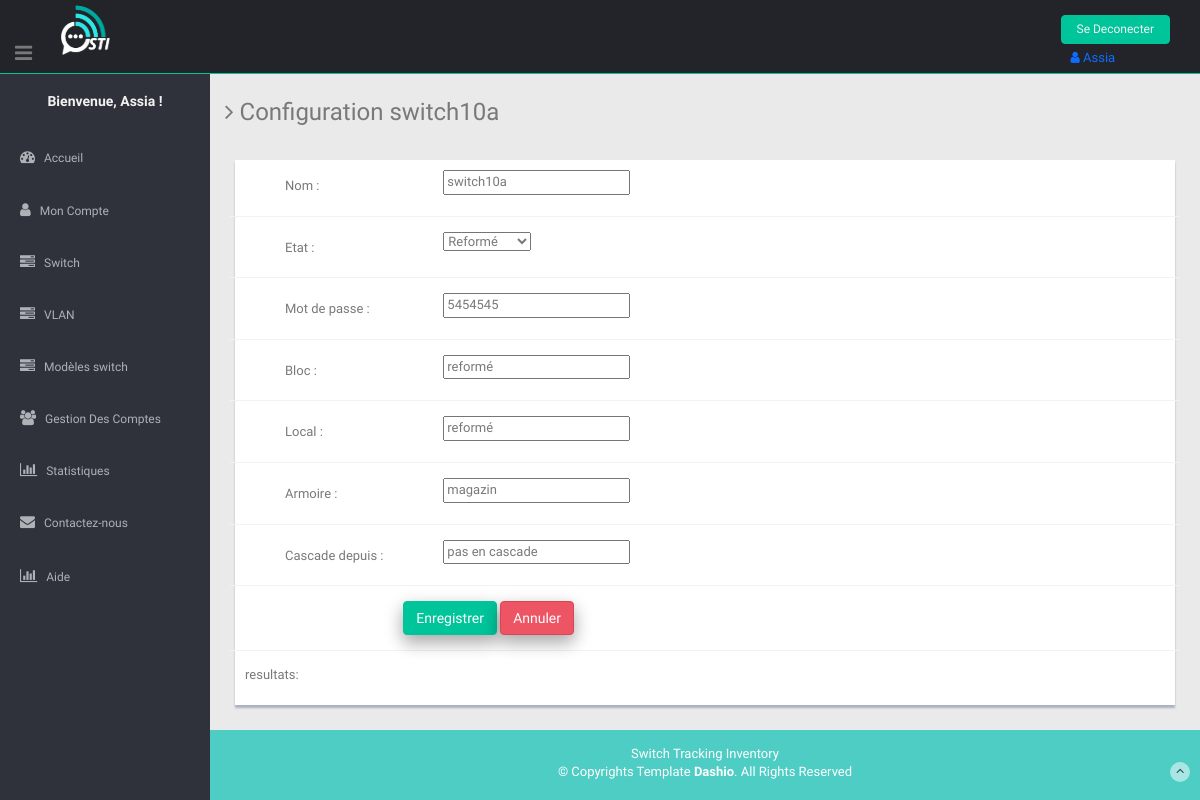
Before: /app_principal/switch/35/configurer (signed in) with the older database file.
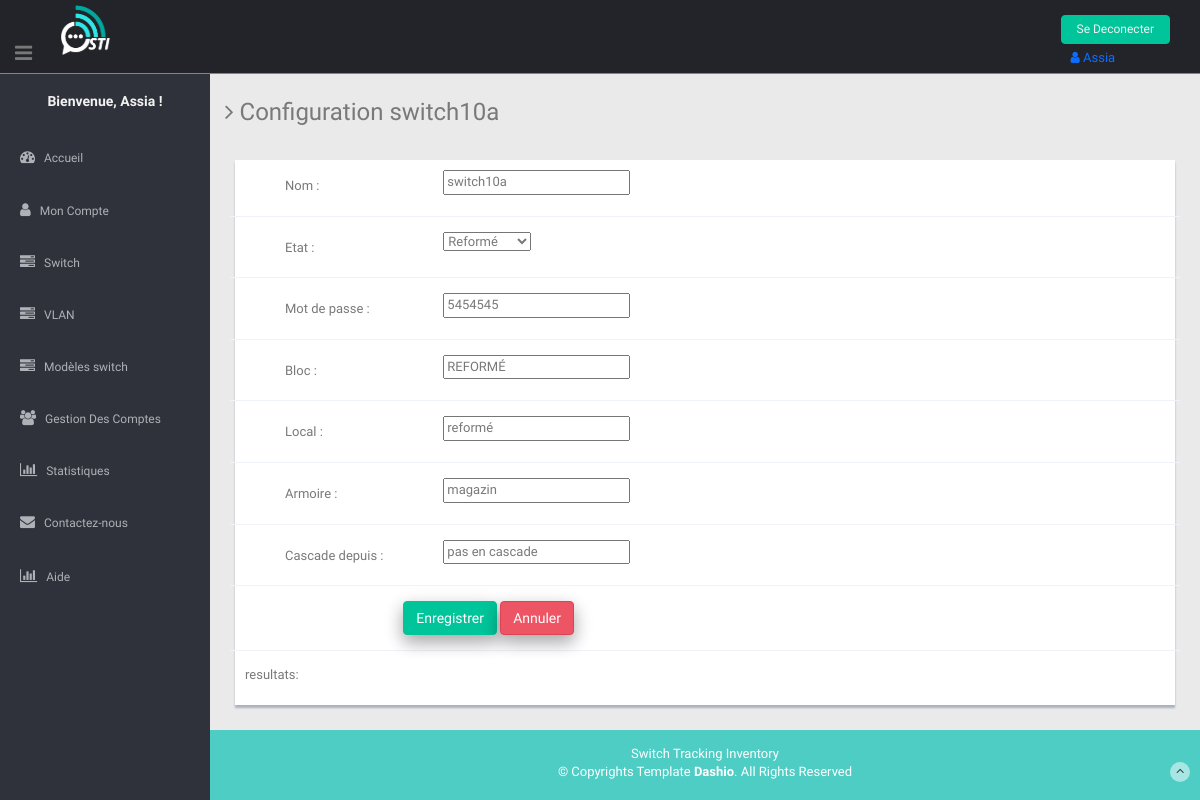
After: the same page with the newer database file.
### app_principal/models.py (models this page shows, shortened)
class switch(models.Model):  # on peut creer les ports d'un switch a partir d'un objet "switch" : switch_objet.port_set.create(num_port=...,type_port=...etc)
    passif = 'Passif'
    actif = 'Actif'
    reforme = 'Reformé'
    defectueux= 'Défectueux'
    choix_etat = [
        (defectueux, 'Défectueux'),
        (passif, 'Passif'),
        (reforme, 'Reformé'),
        (actif, 'Actif'),
    ]
    nom = models.CharField(max_length=50)
    marque = models.CharField(max_length=50, default='Cisco')
    modele = models.CharField(max_length=50)
    bloc = models.CharField(max_length=25, default="pas configuré")
    local = models.CharField(max_length=25, default="magazin")
    armoire = models.CharField(max_length=25, default="pas configuré")
    inventaire = models.CharField(max_length=50, unique=True,)
    serie = models.CharField(max_length=25, unique=True,)
    mac = models.CharField(max_length=25, unique=True,)
    password=models.CharField('Mot de passe',max_length=100,blank=True,
                                  null=True,)
    preced = models.CharField(
        'Cascade depuis', max_length=50, blank=True, default="pas en cascade")
    date_achat = models.DateField("Date d'achat",
                                  blank=True,
                                  null=True,
                                  )
    etat = models.CharField(
        max_length=10,
        choices=choix_etat,
        default=passif,
    )
    vlans=models.CharField(
        'VLANs associés', max_length=350, blank=True, default="/ ")

### app_principal/views.py (the view)
@login_required()
@user_passes_test(lambda u: (Group.objects.get(name="modifier") in u.groups.all()) or u.is_superuser == True, login_url='app_principal:c')
def switchConfig(request, switch_id):
    s = get_object_or_404(switch, id=switch_id)
    if request.method == 'POST':  # si le switch d'id = switch_id n'existe pas on renvoie 404
        form = switchConfigForm(request.POST, instance=s)
        if form.is_valid():
            form.save()
            s.bloc=s.bloc.upper()
            s.save()
            messages.success(request,('Port configuré avec succés!'))
            Historique.objects.create(username = request.user.username, action = "a configuré le switch "+s.nom)
            return redirect('./port_tab/', id)
        else:
            messages.warning(request,('Echec.. veuillez réessayer une autre fois.'))
    else:
        form = switchConfigForm(instance=s)
    return render(request,
                  'app_principal/form_validation.html',
                  {'form': form, 'choix': 'switch', 'objet': s.nom, 'operation': 'Configuration', })

### app_principal/forms.py
class switchConfigForm(forms.ModelForm):
        class Meta:
            model= switch
            fields = ['nom','etat','password','bloc','local','armoire','preced']
        widgets = {
            'nom': forms.TextInput(attrs={'class': 'form-control'},),
            'password': forms.PasswordInput(attrs={'class': 'form-control'},),
            'bloc': forms.TextInput(attrs={'class': 'form-control'},),
            'local': forms.TextInput(attrs={'class': 'form-control'},),
            'armoire': forms.TextInput(attrs={'class': 'form-control'},),
            'preced': forms.TextInput(attrs={'class': 'form-control'},),
        }

### app_principal/templates/app_principal/form_validation.html (shortened to what this page needs)
{% extends "base.html" %}
{% load static %}
  {% block content %}
<div class="wrapper">
  <h3><i class="fa fa-angle-right"></i> {{ operation }} {{ objet }}</h3>
  <div class="row mt">
    <div class="col-lg-12">
        <div class="form-panel">
          <div class="form">
            <form method="post" class="cmxform form-horizontal style-form" >
                {% for field in form %}
                  <div class="form-group" style="display:flex;flex-direction: row;" >
                    <div class="control-label col-lg-2" style="margin-left: 40px;">
                    {{ field.label_tag }}
                    </div>
                    <div class="col-lg-7">
                      {{field}} <br>
                    </div>
                    <br>
                  </div>
                {% endfor %}
                <div class="form-group">
                  <div class="col-lg-offset-2 col-lg-10">
                    {% if operation == "supression"%}
                    <button class="btn btn-theme" id="" type="button" data-toggle="modal" data-target="#exampleModal">Supprimer</button>
                    {% elif operation == "Ajout"%}
                    <button class="btn btn-theme" id="" type="button" data-toggle="modal" data-target="#exampleModal">Ajouter</button>
                    {% elif operation == "Recherche"%}
                    <button class="btn btn-theme" id="" type="submit" data-toggle="modal" data-target="#exampleModal">Chercher</button>
                    {% else %}
                    <button class="btn btn-theme" id="" type="button" data-toggle="modal" data-target="#exampleModal">Enregistrer</button>
                    {% endif %}
                    {% if choix == "vlan" %}
                    <a href="{% url 'app_principal:vlan' %}" class="btn btn-theme04" type="button">Annuler</a>
                    {% elif choix == "switch" %}
                    <a href="{% url 'app_principal:switch' %}" class="btn btn-theme04" type="button">Annuler</a>
                    {% elif choix == "modele" %}
                    <a href="{% url 'app_principal:modele' %}" class="btn btn-theme04" type="button">Annuler</a>
                    {% elif objet == "mot de passe" %}
                    <a href="{% url 'app_principal:c' %}" class="btn btn-theme04" type="button">Annuler</a>
                    {% endif %}
                  </div>
                </div>
            </form>
          </div>
          <p>resultats:</p>
        </div>
      </div>
    </div>
  </div>
  {% endblock %}

Changed rows visible on the page:
changed switch "switch10a": bloc "reformé" → "REFORMÉ"
